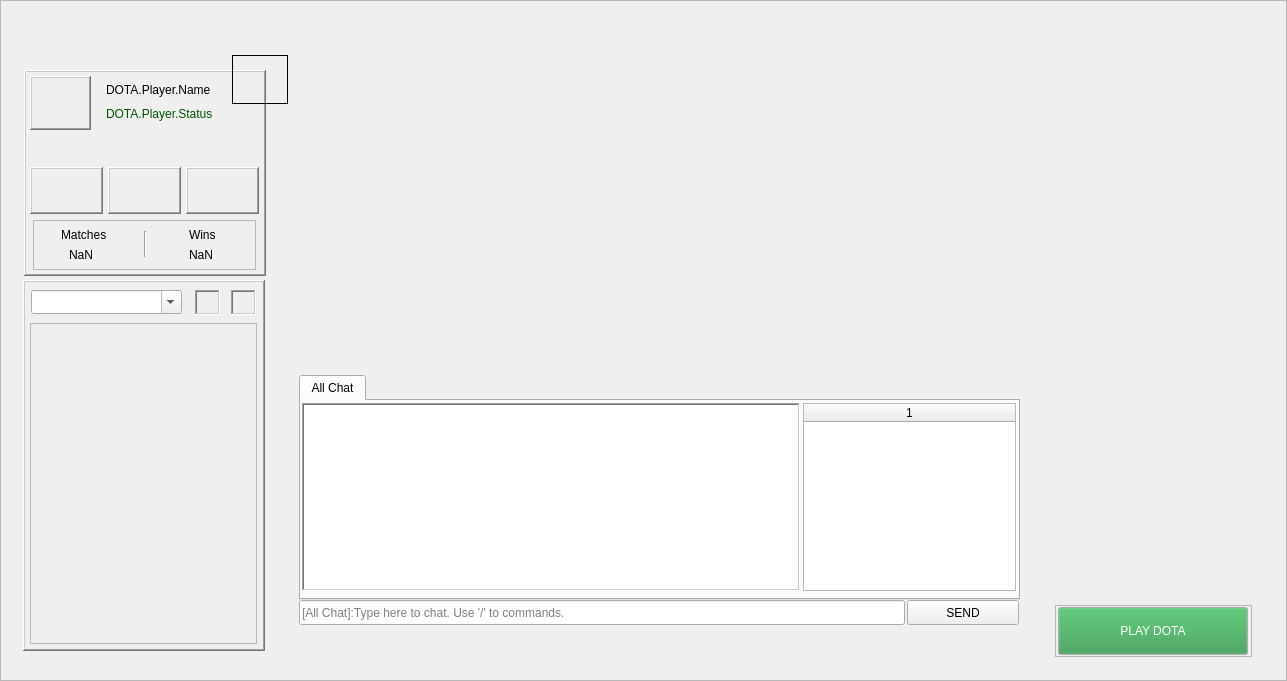
   <widget class="QFrame" name="frame_main">
    <property name="geometry">
     <rect>
      <x>-2</x>
      <y>4000</y>
      <width>1287</width>
      <height>681</height>
     </rect>
    </property>
    <property name="frameShape">
     <enum>QFrame::StyledPanel</enum>
    </property>
    <property name="frameShadow">
     <enum>QFrame::Raised</enum>
    </property>
    <widget class="QLabel" name="LB_Background">
     <property name="geometry">
      <rect>
       <x>-10</x>
       <y>1</y>
       <width>1299</width>
       <height>684</height>
      </rect>
     </property>
     <property name="text">
      <string/>
     </property>
     <property name="pixmap">
      <pixmap>:/recourses/wallpaperflare.com_wallpaper.jpg</pixmap>
     </property>
     <property name="scaledContents">
      <bool>true</bool>
     </property>
    </widget>
    <widget class="QPushButton" name="BTN_Send">
     <property name="geometry">
      <rect>
       <x>907</x>
       <y>600</y>
       <width>112</width>
       <height>25</height>
      </rect>
     </property>
     <property name="text">
      <string>SEND</string>
     </property>
    </widget>
    <widget class="QFrame" name="frame_5">
     <property name="geometry">
      <rect>
       <x>23</x>
       <y>280</y>
       <width>242</width>
       <height>371</height>
      </rect>
     </property>
     <property name="autoFillBackground">
      <bool>true</bool>
     </property>
     <property name="frameShape">
      <enum>QFrame::WinPanel</enum>
     </property>
     <property name="frameShadow">
      <enum>QFrame::Raised</enum>
     </property>
     <widget class="QComboBox" name="comboBox">
      <property name="geometry">
       <rect>
        <x>8</x>
        <y>10</y>
        <width>151</width>
        <height>24</height>
       </rect>
      </property>
      <property name="font">
       <font>
        <pointsize>12</pointsize>
       </font>
      </property>
      <property name="editable">
       <bool>true</bool>
      </property>
     </widget>
     <widget class="QPushButton" name="pushButton_5">
      <property name="geometry">
       <rect>
        <x>124</x>
        <y>9</y>
        <width>38</width>
        <height>23</height>
       </rect>
      </property>
      <property name="text">
       <string/>
      </property>
      <property name="flat">
       <bool>true</bool>
      </property>
     </widget>
     <widget class="QLabel" name="BTN_Calls">
      <property name="geometry">
       <rect>
        <x>172</x>
        <y>10</y>
        <width>25</width>
        <height>25</height>
       </rect>
      </property>
      <property name="frameShape">
       <enum>QFrame::WinPanel</enum>
      </property>
      <property name="frameShadow">
       <enum>QFrame::Sunken</enum>
      </property>
      <property name="text">
       <string/>
      </property>
     </widget>
     <widget class="QLabel" name="LB_GroupFriends">
      <property name="geometry">
       <rect>
        <x>208</x>
        <y>10</y>
        <width>25</width>
        <height>25</height>
       </rect>
      </property>
      <property name="frameShape">
       <enum>QFrame::WinPanel</enum>
      </property>
      <property name="frameShadow">
       <enum>QFrame::Sunken</enum>
      </property>
      <property name="text">
       <string/>
      </property>
     </widget>
     <widget class="QListWidget" name="LB_Friendlist">
      <property name="geometry">
       <rect>
        <x>7</x>
        <y>43</y>
        <width>227</width>
        <height>321</height>
       </rect>
      </property>
      <property name="palette">
       <palette>
        <active>
         <colorrole role="Base">
          <brush brushstyle="SolidPattern">
           <color alpha="255">
            <red>239</red>
            <green>239</green>
            <blue>239</blue>
           </color>
          </brush>
         </colorrole>
        </active>
        <inactive>
         <colorrole role="Base">
          <brush brushstyle="SolidPattern">
           <color alpha="255">
            <red>239</red>
            <green>239</green>
            <blue>239</blue>
           </color>
          </brush>
         </colorrole>
        </inactive>
        <disabled/>
       </palette>
      </property>
     </widget>
    </widget>
    <widget class="QLabel" name="LB_Rank">
     <property name="geometry">
      <rect>
       <x>232</x>
       <y>55</y>
       <width>56</width>
       <height>49</height>
      </rect>
     </property>
     <property name="frameShape">
      <enum>QFrame::Box</enum>
     </property>
     <property name="text">
      <string/>
     </property>
    </widget>
    <widget class="QFrame" name="frame_4">
     <property name="geometry">
      <rect>
       <x>24</x>
       <y>70</y>
       <width>242</width>
       <height>206</height>
      </rect>
     </property>
     <property name="mouseTracking">
      <bool>false</bool>
     </property>
     <property name="tabletTracking">
      <bool>false</bool>
     </property>
     <property name="acceptDrops">
      <bool>false</bool>
     </property>
     <property name="accessibleDescription">
      <string/>
     </property>
     <property name="autoFillBackground">
      <bool>true</bool>
     </property>
     <property name="frameShape">
      <enum>QFrame::WinPanel</enum>
     </property>
     <property name="frameShadow">
      <enum>QFrame::Raised</enum>
     </property>
     <widget class="QPushLabel" name="PB_PlayerAvatar">
      <property name="geometry">
       <rect>
        <x>6</x>
        <y>6</y>
        <width>61</width>
        <height>54</height>
       </rect>
      </property>
      <property name="frameShape">
       <enum>QFrame::WinPanel</enum>
      </property>
      <property name="frameShadow">
       <enum>QFrame::Raised</enum>
      </property>
      <property name="text">
       <string/>
      </property>
     </widget>
     <widget class="QLabel" name="LB_PlayerName">
      <property name="geometry">
       <rect>
        <x>82</x>
        <y>11</y>
        <width>110</width>
        <height>17</height>
       </rect>
      </property>
      <property name="text">
       <string>DOTA.Player.Name</string>
      </property>
     </widget>
     <widget class="QLabel" name="LB_PlayerStatus">
      <property name="geometry">
       <rect>
        <x>82</x>
        <y>35</y>
        <width>115</width>
        <height>17</height>
       </rect>
      </property>
      <property name="palette">
       <palette>
        <active>
         <colorrole role="WindowText">
          <brush brushstyle="SolidPattern">
           <color alpha="255">
            <red>0</red>
            <green>85</green>
            <blue>0</blue>
           </color>
          </brush>
         </colorrole>
         <colorrole role="Text">
          <brush brushstyle="SolidPattern">
           <color alpha="255">
            <red>0</red>
            <green>85</green>
            <blue>0</blue>
           </color>
          </brush>
         </colorrole>
        </active>
        <inactive>
         <colorrole role="WindowText">
          <brush brushstyle="SolidPattern">
           <color alpha="255">
            <red>0</red>
            <green>85</green>
            <blue>0</blue>
           </color>
          </brush>
         </colorrole>
         <colorrole role="Text">
          <brush brushstyle="SolidPattern">
           <color alpha="255">
            <red>0</red>
            <green>85</green>
            <blue>0</blue>
           </color>
          </brush>
         </colorrole>
        </inactive>
        <disabled/>
       </palette>
      </property>
      <property name="text">
       <string>DOTA.Player.Status</string>
      </property>
     </widget>
     <widget class="QLabel" name="LB_FavHero1">
      <property name="geometry">
       <rect>
        <x>6</x>
        <y>97</y>
        <width>73</width>
        <height>47</height>
       </rect>
      </property>
      <property name="frameShape">
       <enum>QFrame::WinPanel</enum>
      </property>
      <property name="frameShadow">
       <enum>QFrame::Raised</enum>
      </property>
      <property name="text">
       <string/>
      </property>
     </widget>
     <widget class="QLabel" name="LB_FavHero2">
      <property name="geometry">
       <rect>
        <x>84</x>
        <y>97</y>
        <width>73</width>
        <height>47</height>
       </rect>
      </property>
      <property name="frameShape">
       <enum>QFrame::WinPanel</enum>
      </property>
      <property name="frameShadow">
       <enum>QFrame::Raised</enum>
      </property>
      <property name="text">
       <string/>
      </property>
     </widget>
     <widget class="QLabel" name="LB_FavHero3">
      <property name="geometry">
       <rect>
        <x>162</x>
        <y>97</y>
        <width>73</width>
        <height>47</height>
       </rect>
      </property>
      <property name="frameShape">
       <enum>QFrame::WinPanel</enum>
      </property>
      <property name="frameShadow">
       <enum>QFrame::Raised</enum>
      </property>
      <property name="text">
       <string/>
      </property>
     </widget>
     <widget class="QFrame" name="frame_6">
      <property name="geometry">
       <rect>
        <x>9</x>
        <y>150</y>
        <width>223</width>
        <height>50</height>
       </rect>
      </property>
      <property name="frameShape">
       <enum>QFrame::StyledPanel</enum>
      </property>
      <property name="frameShadow">
       <enum>QFrame::Raised</enum>
      </property>
      <widget class="Line" name="line_9">
       <property name="geometry">
        <rect>
         <x>104</x>
         <y>11</y>
         <width>16</width>
         <height>26</height>
        </rect>
       </property>
       <property name="orientation">
        <enum>Qt::Vertical</enum>
       </property>
      </widget>
      <widget class="QLabel" name="LB_Matches">
       <property name="geometry">
        <rect>
         <x>28</x>
         <y>6</y>
         <width>54</width>
         <height>17</height>
        </rect>
       </property>
       <property name="text">
        <string>Matches</string>
       </property>
      </widget>
      <widget class="QLabel" name="LB_MatchValue">
       <property name="geometry">
        <rect>
         <x>36</x>
         <y>26</y>
         <width>32</width>
         <height>17</height>
        </rect>
       </property>
       <property name="text">
        <string>NaN</string>
       </property>
      </widget>
      <widget class="QLabel" name="LB_Wins">
       <property name="geometry">
        <rect>
         <x>156</x>
         <y>6</y>
         <width>54</width>
         <height>17</height>
        </rect>
       </property>
       <property name="text">
        <string>Wins</string>
       </property>
      </widget>
      <widget class="QLabel" name="LB_WinsValue">
       <property name="geometry">
        <rect>
         <x>156</x>
         <y>26</y>
         <width>54</width>
         <height>17</height>
        </rect>
       </property>
       <property name="text">
        <string>NaN</string>
       </property>
      </widget>
     </widget>
    </widget>
    <widget class="QFrame" name="frame_7">
     <property name="geometry">
      <rect>
       <x>1055</x>
       <y>605</y>
       <width>197</width>
       <height>52</height>
      </rect>
     </property>
     <property name="frameShape">
      <enum>QFrame::StyledPanel</enum>
     </property>
     <property name="frameShadow">
      <enum>QFrame::Raised</enum>
     </property>
     <widget class="QPushButton" name="LB_PlayDota">
      <property name="geometry">
       <rect>
        <x>3</x>
        <y>2</y>
        <width>190</width>
        <height>48</height>
       </rect>
      </property>
      <property name="palette">
       <palette>
        <active>
         <colorrole role="WindowText">
          <brush brushstyle="SolidPattern">
           <color alpha="255">
            <red>0</red>
            <green>0</green>
            <blue>0</blue>
           </color>
          </brush>
         </colorrole>
         <colorrole role="Button">
          <brush brushstyle="SolidPattern">
           <color alpha="255">
            <red>50</red>
            <green>153</green>
            <blue>76</blue>
           </color>
          </brush>
         </colorrole>
         <colorrole role="Text">
          <brush brushstyle="SolidPattern">
           <color alpha="255">
            <red>0</red>
            <green>0</green>
            <blue>0</blue>
           </color>
          </brush>
         </colorrole>
         <colorrole role="ButtonText">
          <brush brushstyle="SolidPattern">
           <color alpha="255">
            <red>255</red>
            <green>255</green>
            <blue>255</blue>
           </color>
          </brush>
         </colorrole>
        </active>
        <inactive>
         <colorrole role="WindowText">
          <brush brushstyle="SolidPattern">
           <color alpha="255">
            <red>0</red>
            <green>0</green>
            <blue>0</blue>
           </color>
          </brush>
         </colorrole>
         <colorrole role="Button">
          <brush brushstyle="SolidPattern">
           <color alpha="255">
            <red>50</red>
            <green>153</green>
            <blue>76</blue>
           </color>
          </brush>
         </colorrole>
         <colorrole role="Text">
          <brush brushstyle="SolidPattern">
           <color alpha="255">
            <red>0</red>
            <green>0</green>
            <blue>0</blue>
           </color>
          </brush>
         </colorrole>
         <colorrole role="ButtonText">
          <brush brushstyle="SolidPattern">
           <color alpha="255">
            <red>255</red>
            <green>255</green>
            <blue>255</blue>
           </color>
          </brush>
         </colorrole>
        </inactive>
        <disabled>
         <colorrole role="Button">
          <brush brushstyle="SolidPattern">
           <color alpha="255">
            <red>50</red>
            <green>153</green>
            <blue>76</blue>
           </color>
          </brush>
         </colorrole>
        </disabled>
       </palette>
      </property>
      <property name="text">
       <string>PLAY DOTA</string>
      </property>
     </widget>
    </widget>
    <widget class="QLineEdit" name="LE_Message">
     <property name="geometry">
      <rect>
       <x>299</x>
       <y>600</y>
       <width>606</width>
       <height>25</height>
      </rect>
     </property>
     <property name="placeholderText">
      <string>[All Chat]:Type here to chat. Use '/' to commands.</string>
     </property>
    </widget>
    <widget class="QTabWidget" name="tabChat">
     <property name="geometry">
      <rect>
       <x>299</x>
       <y>375</y>
       <width>721</width>
       <height>225</height>
      </rect>
     </property>
     <property name="currentIndex">
      <number>0</number>
     </property>
     <widget class="QWidget" name="tab">
      <attribute name="title">
       <string>All Chat</string>
      </attribute>
      <widget class="QTextEdit" name="LB_ChatLog">
       <property name="geometry">
        <rect>
         <x>1</x>
         <y>2</y>
         <width>498</width>
         <height>188</height>
        </rect>
       </property>
       <property name="frameShape">
        <enum>QFrame::WinPanel</enum>
       </property>
       <property name="frameShadow">
        <enum>QFrame::Sunken</enum>
       </property>
      </widget>
      <widget class="QTableWidget" name="LB_AllChatList">
       <property name="geometry">
        <rect>
         <x>502</x>
         <y>2</y>
         <width>213</width>
         <height>188</height>
        </rect>
       </property>
       <property name="columnCount">
        <number>1</number>
       </property>
       <attribute name="horizontalHeaderStretchLastSection">
        <bool>true</bool>
       </attribute>
       <attribute name="verticalHeaderVisible">
        <bool>false</bool>
       </attribute>
       <column/>
      </widget>
     </widget>
    </widget>
    <zorder>LB_Background</zorder>
    <zorder>BTN_Send</zorder>
    <zorder>frame_5</zorder>
    <zorder>frame_4</zorder>
    <zorder>frame_7</zorder>
    <zorder>LE_Message</zorder>
    <zorder>tabChat</zorder>
    <zorder>LB_Rank</zorder>
   </widget>
